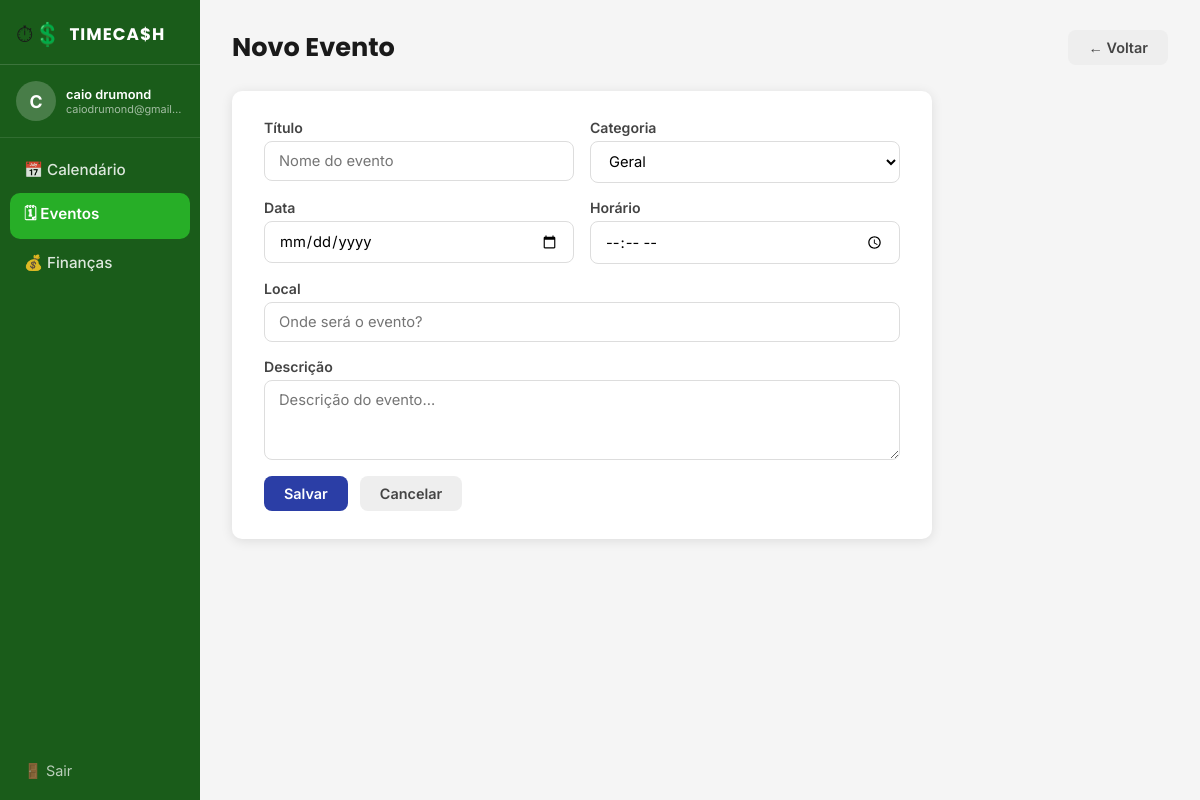
The page /eventos/novo (signed in) on the database its author committed.
### app/models.py (models this page shows, shortened)
class User(UserMixin, db.Model):
    __tablename__ = 'users'
    id = db.Column(db.Integer, primary_key=True)
    name = db.Column(db.String(100), nullable=False)
    email = db.Column(db.String(150), unique=True, nullable=False)
    password_hash = db.Column(db.String(256), nullable=False)
    created_at = db.Column(db.DateTime, default=datetime.utcnow)
    events = db.relationship('Event', backref='user', lazy=True, cascade='all, delete-orphan')
    finances = db.relationship('Finance', backref='user', lazy=True, cascade='all, delete-orphan')

### app/events/routes.py (the view, shortened to what this page needs)
@events_bp.route('/novo', methods=['GET', 'POST'])
@login_required
def create():
    form = EventForm()
    return render_template('events/form.html', form=form, title='Novo Evento')

### app/events/forms.py
class EventForm(FlaskForm):
    title = StringField('Título', validators=[DataRequired(message='Título obrigatório'), Length(max=150)])
    description = TextAreaField('Descrição', validators=[Optional(), Length(max=500)])
    date = DateField('Data', validators=[DataRequired(message='Data obrigatória')])
    time = TimeField('Horário', validators=[Optional()])
    category = SelectField('Categoria', choices=CATEGORIES, validators=[DataRequired()])
    location = StringField('Local', validators=[Optional(), Length(max=200)])
    submit = SubmitField('Salvar')

### app/models.py (called while the page is built)
@login_manager.user_loader
def load_user(user_id):
    return User.query.get(int(user_id))

### app/templates/events/form.html (shortened to what this page needs)
{% extends 'base.html' %}
{% block content %}
<div class="page-header">
    <h1>{{ title }}</h1>
    <a href="{{ url_for('events.index') }}" class="btn btn-ghost">← Voltar</a>
</div>
<div class="form-card">
    <form method="POST" novalidate>
        <div class="form-row">
            <div class="form-group">
                {{ form.title.label }}
                {{ form.title(class='form-input', placeholder='Nome do evento') }}
            </div>
            <div class="form-group">
                {{ form.category.label }}
                {{ form.category(class='form-input form-select') }}
            </div>
        </div>
        <div class="form-row">
            <div class="form-group">
                {{ form.date.label }}
                {{ form.date(class='form-input') }}
            </div>
            <div class="form-group">
                {{ form.time.label }}
                {{ form.time(class='form-input') }}
            </div>
        </div>
        <div class="form-group">
            {{ form.location.label }}
            {{ form.location(class='form-input', placeholder='Onde será o evento?') }}
        </div>
        <div class="form-group">
            {{ form.description.label }}
            {{ form.description(class='form-input form-textarea', placeholder='Descrição do evento...', rows=3) }}
        </div>
        <div class="form-actions">
            {{ form.submit(class='btn btn-primary') }}
            <a href="{{ url_for('events.index') }}" class="btn btn-ghost">Cancelar</a>
        </div>
    </form>
</div>
{% endblock %}

### app/templates/base.html (shortened to what this page needs)
<!DOCTYPE html>
<html lang="pt-BR">
<head>
    <link rel="stylesheet" href="{{ url_for('static', filename='css/style.css') }}">
</head>
<body>
{% if current_user.is_authenticated %}
<div class="layout">
    <aside class="sidebar">
        <div class="sidebar-logo">
            <span class="logo-icon">⏱💲</span>
            <span class="logo-text">TIMECA$H</span>
        </div>
        <div class="sidebar-user">
            <div class="avatar">{{ current_user.name[0].upper() }}</div>
            <div class="user-info">
                <span class="user-name">{{ current_user.name }}</span>
                <span class="user-email">{{ current_user.email }}</span>
            </div>
        </div>
        <nav class="sidebar-nav">
            <a href="{{ url_for('calendar.index') }}" class="nav-item {% if request.blueprint == 'calendar' %}active{% endif %}">
                📅 Calendário
            </a>
            <a href="{{ url_for('events.index') }}" class="nav-item {% if request.blueprint == 'events' %}active{% endif %}">
                🗓 Eventos
            </a>
            <a href="{{ url_for('finances.index') }}" class="nav-item {% if request.blueprint == 'finances' %}active{% endif %}">
                💰 Finanças
            </a>
        </nav>
        <a href="{{ url_for('auth.logout') }}" class="logout-btn">🚪 Sair</a>
    </aside>
    <main class="main-content">
        {% block content %}{% endblock %}
    </main>
</div>
{% endif %}
</body>
</html>

### app/static/css/style.css (style rules this page uses)
:root { --green-dark: #1a5c1a; --green-mid: #237a23; --green-light: #2ecc2e; --green-accent: #27ae27; --red-dark: #8b1a1a; --red-mid: #c0392b; --gray-dark: #2d2d2d; --gray-mid: #444; --gray-light: #f5f5f5; --gray-border: #ddd; --white: #ffffff; --text-dark: #1a1a1a; --text-muted: #777; --sidebar-width: 200px; --radius: 10px; --shadow: 0 2px 12px rgba(0,0,0,0.10); }
* { box-sizing: border-box; margin: 0; padding: 0; }
body { font-family: 'Inter', sans-serif; background: var(--gray-light); color: var(--text-dark); min-height: 100vh; }
.layout { display: flex; min-height: 100vh; }
.sidebar { width: var(--sidebar-width); background: var(--green-dark); display: flex; flex-direction: column; padding: 0; position: fixed; top: 0; left: 0; bottom: 0; z-index: 100; }
.sidebar-logo { display: flex; align-items: center; gap: 8px; padding: 20px 16px 16px; border-bottom: 1px solid rgba(255,255,255,0.15); }
.logo-icon { font-size: 1.4rem; }
.logo-text { font-family: 'Poppins', sans-serif; font-weight: 700; font-size: 1.05rem; color: var(--white); letter-spacing: 1px; }
.sidebar-user { display: flex; align-items: center; gap: 10px; padding: 16px; border-bottom: 1px solid rgba(255,255,255,0.1); }
.avatar { width: 40px; height: 40px; border-radius: 50%; background: rgba(255,255,255,0.2); color: white; font-weight: 700; font-size: 1.1rem; display: flex; align-items: center; justify-content: center; flex-shrink: 0; }
.user-info { display: flex; flex-direction: column; overflow: hidden; }
.user-name { color: white; font-size: 0.8rem; font-weight: 600; white-space: nowrap; overflow: hidden; text-overflow: ellipsis; }
.user-email { color: rgba(255,255,255,0.6); font-size: 0.68rem; white-space: nowrap; overflow: hidden; text-overflow: ellipsis; }
.sidebar-nav { display: flex; flex-direction: column; gap: 4px; padding: 12px 10px; flex: 1; }
.nav-item { display: flex; align-items: center; gap: 8px; padding: 10px 14px; border-radius: var(--radius); color: rgba(255,255,255,0.85); text-decoration: none; font-size: 0.95rem; font-weight: 500; transition: background 0.2s; }
.nav-item.active { background: var(--green-accent); color: white; font-weight: 600; }
.logout-btn { margin: 10px; padding: 10px 14px; border-radius: var(--radius); color: rgba(255,255,255,0.7); text-decoration: none; font-size: 0.9rem; transition: background 0.2s; display: block; }
.main-content { margin-left: var(--sidebar-width); padding: 28px 32px; flex: 1; max-width: 100%; }
.page-header { display: flex; align-items: center; justify-content: space-between; margin-bottom: 24px; }
.page-header h1 { font-family: 'Poppins', sans-serif; font-size: 1.6rem; font-weight: 700; color: var(--text-dark); }
.form-card { background: white; border-radius: var(--radius); padding: 28px 32px; box-shadow: var(--shadow); max-width: 700px; }
.form-row { display: grid; grid-template-columns: 1fr 1fr; gap: 16px; }
.form-group { display: flex; flex-direction: column; gap: 5px; margin-bottom: 16px; }
.form-group label { font-size: 0.88rem; font-weight: 600; color: var(--gray-mid); }
.form-input { padding: 10px 14px; border: 1.5px solid var(--gray-border); border-radius: 8px; font-size: 0.92rem; font-family: 'Inter', sans-serif; transition: border-color 0.2s; background: white; }
.form-textarea { resize: vertical; min-height: 80px; }
.form-select { cursor: pointer; }
.form-actions { display: flex; gap: 12px; margin-top: 8px; }
.btn { padding: 9px 20px; border-radius: 8px; font-size: 0.9rem; font-weight: 600; cursor: pointer; border: none; text-decoration: none; display: inline-flex; align-items: center; gap: 6px; transition: opacity 0.2s, transform 0.1s; font-family: 'Inter', sans-serif; }
.btn-primary { background: #2b3ea6; color: white; }
.btn-ghost { background: #eee; color: var(--gray-mid); }

### rows shown on the page
User: name "C", name "caio drumond", email "caiodrumond@gmail…"

### other values the page prints
{{ title }} "Novo Evento"
